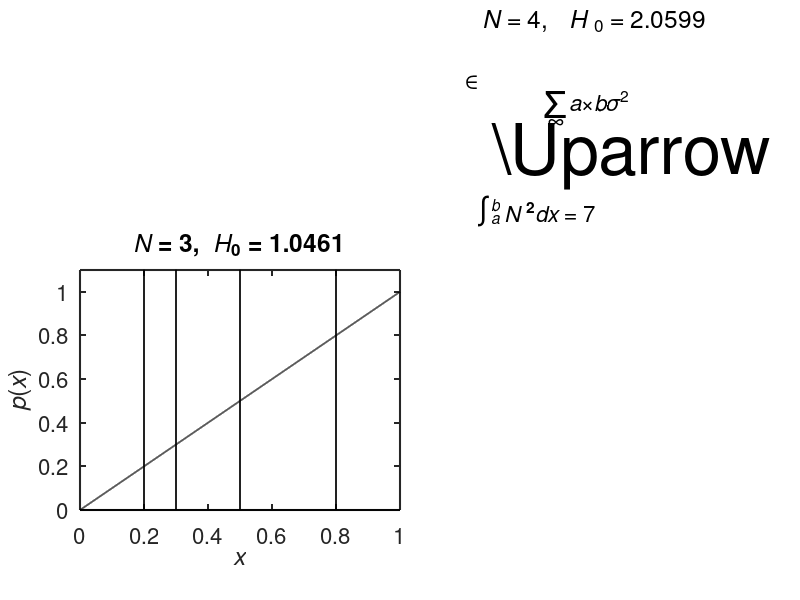

The MATLAB source for this figure:
function fontexample()

%*******************  Important Graghics Commands  **********************


set(gcf,'DefaultAxesLineWidth',1.5);
set(gcf,'DefaultLineLineWidth',1.25);
set(gcf,'DefaultAxesTickLength',[0.02 0.025]);
set(gcf,'DefaultTextFontSize',16);
set(gcf,'DefaultAxesFontSize',16);
set(gcf,'DefaultLineMarkerSize',35); %plot symbol size control

%set(gca,'XTick',[0:0.25:1]);
%set(gca,'XTicklabel',['  0 ';'0.25';'0.5 ';'0.75';' 1  ']);


axes('position', [0.1 0.15 0.4 0.4]);



%plot(0,0,'x', 'MarkerSize',15) <========== marker (symbol) size control here !!!!!!!



t=[0:0.0001:1]; p=t;
plot(t,p,'k');
hold on;
ymax=1.1*max(p);
axis([0 1 0 ymax]);

x3=[0.2 0.3 0.5 0.8];
stem(x3, ones(1,4)*10, 'k');
ylabel('{\itp}({\itx})');
xlabel('\itx');
title('{\itN} = 3,  {\itH}_0 = 1.0461');

%set(gca,'LineWidth',5);	
%set(gca,'TickLength',[0.05,0.025]);

hold off;



subplot(2,2,2),
axis([0 1 0 1]);
hold on;
ymax=1.1*max(p);
axis([0 1 0 ymax]);
%stem(x7, ones(1,8)*10, 'k');
ylabel('p(x)');
xlabel('x');

text(0.05, 0.2, '\int  ','FontSize', 22);
text(0.1, 0.2, '^{\itb}_{\ita}');
text(0.15, 0.2, '{\itN }^{\bf2}{\itdx} = 7'); axis('off');
%text(0.69, 1.7, '22 00', 'FontSize', 13);

text(0.3, 0.78, '\Sigma','FontSize', 27); text(0.4, 0.8,'{\ita}\times{\itb\sigma}^2')
text(0.32, 0.68, '\infty');

text(0.1,0.5,'\Uparrow','FontSize', 50)

title('\itN {\rm= 4,}   H {\rm_0 = 2.0599}');
%set(gca, 'FontAngle', 'normal');
text(0, 0.9, '\in');
hold off;

%print -r300 -dtiff test
